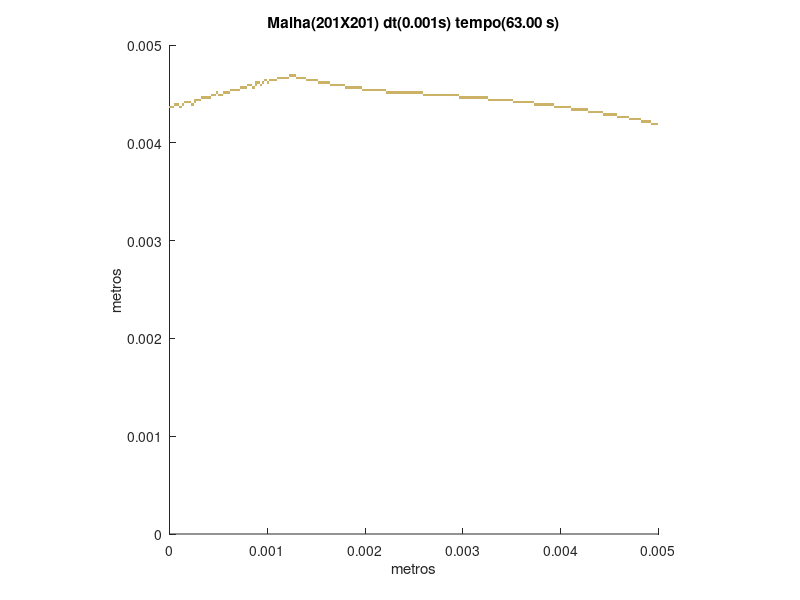

This figure's MATLAB source:
set (gca,'PlotBoxAspectRatio',[1 1 1],'Xlim',[0,0.005],'Ylim',[0,0.005])
hold on
title('Malha(201X201) dt(0.001s) tempo(63.00 s)')
hold on
ylabel('metros')
hold on
xlabel('metros')
hold on

fill([0.00492537313432836 0.00492537313432836 0.00495024875621891 0.00495024875621891],[0.00417910447761194 0.00420398009950249 0.00420398009950249 0.00417910447761194],[0.8,0.7,0.4],'LineStyle','none')

fill([0.00495024875621891 0.00495024875621891 0.00497512437810945 0.00497512437810945],[0.00417910447761194 0.00420398009950249 0.00420398009950249 0.00417910447761194],[0.8,0.7,0.4],'LineStyle','none')

fill([0.00497512437810945 0.00497512437810945 0.005 0.005],[0.00417910447761194 0.00420398009950249 0.00420398009950249 0.00417910447761194],[0.8,0.7,0.4],'LineStyle','none')

fill([0.00482587064676617 0.00482587064676617 0.00485074626865672 0.00485074626865672],[0.00420398009950249 0.00422885572139303 0.00422885572139303 0.00420398009950249],[0.8,0.7,0.4],'LineStyle','none')

fill([0.00485074626865672 0.00485074626865672 0.00487562189054726 0.00487562189054726],[0.00420398009950249 0.00422885572139303 0.00422885572139303 0.00420398009950249],[0.8,0.7,0.4],'LineStyle','none')

fill([0.00487562189054726 0.00487562189054726 0.00490049751243781 0.00490049751243781],[0.00420398009950249 0.00422885572139303 0.00422885572139303 0.00420398009950249],[0.8,0.7,0.4],'LineStyle','none')

fill([0.00490049751243781 0.00490049751243781 0.00492537313432836 0.00492537313432836],[0.00420398009950249 0.00422885572139303 0.00422885572139303 0.00420398009950249],[0.8,0.7,0.4],'LineStyle','none')

fill([0.00470149253731343 0.00470149253731343 0.00472636815920398 0.00472636815920398],[0.00422885572139303 0.00425373134328358 0.00425373134328358 0.00422885572139303],[0.8,0.7,0.4],'LineStyle','none')

fill([0.00472636815920398 0.00472636815920398 0.00475124378109453 0.00475124378109453],[0.00422885572139303 0.00425373134328358 0.00425373134328358 0.00422885572139303],[0.8,0.7,0.4],'LineStyle','none')

fill([0.00475124378109453 0.00475124378109453 0.00477611940298507 0.00477611940298507],[0.00422885572139303 0.00425373134328358 0.00425373134328358 0.00422885572139303],[0.8,0.7,0.4],'LineStyle','none')

fill([0.00477611940298507 0.00477611940298507 0.00480099502487562 0.00480099502487562],[0.00422885572139303 0.00425373134328358 0.00425373134328358 0.00422885572139303],[0.8,0.7,0.4],'LineStyle','none')

fill([0.00480099502487562 0.00480099502487562 0.00482587064676617 0.00482587064676617],[0.00422885572139303 0.00425373134328358 0.00425373134328358 0.00422885572139303],[0.8,0.7,0.4],'LineStyle','none')

fill([0.0045771144278607 0.0045771144278607 0.00460199004975124 0.00460199004975124],[0.00425373134328358 0.00427860696517413 0.00427860696517413 0.00425373134328358],[0.8,0.7,0.4],'LineStyle','none')

fill([0.00460199004975124 0.00460199004975124 0.00462686567164179 0.00462686567164179],[0.00425373134328358 0.00427860696517413 0.00427860696517413 0.00425373134328358],[0.8,0.7,0.4],'LineStyle','none')

fill([0.00462686567164179 0.00462686567164179 0.00465174129353234 0.00465174129353234],[0.00425373134328358 0.00427860696517413 0.00427860696517413 0.00425373134328358],[0.8,0.7,0.4],'LineStyle','none')

fill([0.00465174129353234 0.00465174129353234 0.00467661691542289 0.00467661691542289],[0.00425373134328358 0.00427860696517413 0.00427860696517413 0.00425373134328358],[0.8,0.7,0.4],'LineStyle','none')

fill([0.00467661691542289 0.00467661691542289 0.00470149253731343 0.00470149253731343],[0.00425373134328358 0.00427860696517413 0.00427860696517413 0.00425373134328358],[0.8,0.7,0.4],'LineStyle','none')

fill([0.00442786069651741 0.00442786069651741 0.00445273631840796 0.00445273631840796],[0.00427860696517413 0.00430348258706468 0.00430348258706468 0.00427860696517413],[0.8,0.7,0.4],'LineStyle','none')

fill([0.00445273631840796 0.00445273631840796 0.00447761194029851 0.00447761194029851],[0.00427860696517413 0.00430348258706468 0.00430348258706468 0.00427860696517413],[0.8,0.7,0.4],'LineStyle','none')

fill([0.00447761194029851 0.00447761194029851 0.00450248756218905 0.00450248756218905],[0.00427860696517413 0.00430348258706468 0.00430348258706468 0.00427860696517413],[0.8,0.7,0.4],'LineStyle','none')

fill([0.00450248756218905 0.00450248756218905 0.0045273631840796 0.0045273631840796],[0.00427860696517413 0.00430348258706468 0.00430348258706468 0.00427860696517413],[0.8,0.7,0.4],'LineStyle','none')

fill([0.0045273631840796 0.0045273631840796 0.00455223880597015 0.00455223880597015],[0.00427860696517413 0.00430348258706468 0.00430348258706468 0.00427860696517413],[0.8,0.7,0.4],'LineStyle','none')

fill([0.00455223880597015 0.00455223880597015 0.0045771144278607 0.0045771144278607],[0.00427860696517413 0.00430348258706468 0.00430348258706468 0.00427860696517413],[0.8,0.7,0.4],'LineStyle','none')

fill([0.00427860696517413 0.00427860696517413 0.00430348258706468 0.00430348258706468],[0.00430348258706468 0.00432835820895522 0.00432835820895522 0.00430348258706468],[0.8,0.7,0.4],'LineStyle','none')

fill([0.00430348258706468 0.00430348258706468 0.00432835820895522 0.00432835820895522],[0.00430348258706468 0.00432835820895522 0.00432835820895522 0.00430348258706468],[0.8,0.7,0.4],'LineStyle','none')

fill([0.00432835820895522 0.00432835820895522 0.00435323383084577 0.00435323383084577],[0.00430348258706468 0.00432835820895522 0.00432835820895522 0.00430348258706468],[0.8,0.7,0.4],'LineStyle','none')

fill([0.00435323383084577 0.00435323383084577 0.00437810945273632 0.00437810945273632],[0.00430348258706468 0.00432835820895522 0.00432835820895522 0.00430348258706468],[0.8,0.7,0.4],'LineStyle','none')

fill([0.00437810945273632 0.00437810945273632 0.00440298507462687 0.00440298507462687],[0.00430348258706468 0.00432835820895522 0.00432835820895522 0.00430348258706468],[0.8,0.7,0.4],'LineStyle','none')

fill([0.00440298507462687 0.00440298507462687 0.00442786069651741 0.00442786069651741],[0.00430348258706468 0.00432835820895522 0.00432835820895522 0.00430348258706468],[0.8,0.7,0.4],'LineStyle','none')

fill([0.0041044776119403 0.0041044776119403 0.00412935323383085 0.00412935323383085],[0.00432835820895522 0.00435323383084577 0.00435323383084577 0.00432835820895522],[0.8,0.7,0.4],'LineStyle','none')

fill([0.00412935323383085 0.00412935323383085 0.00415422885572139 0.00415422885572139],[0.00432835820895522 0.00435323383084577 0.00435323383084577 0.00432835820895522],[0.8,0.7,0.4],'LineStyle','none')

fill([0.00415422885572139 0.00415422885572139 0.00417910447761194 0.00417910447761194],[0.00432835820895522 0.00435323383084577 0.00435323383084577 0.00432835820895522],[0.8,0.7,0.4],'LineStyle','none')

fill([0.00417910447761194 0.00417910447761194 0.00420398009950249 0.00420398009950249],[0.00432835820895522 0.00435323383084577 0.00435323383084577 0.00432835820895522],[0.8,0.7,0.4],'LineStyle','none')

fill([0.00420398009950249 0.00420398009950249 0.00422885572139303 0.00422885572139303],[0.00432835820895522 0.00435323383084577 0.00435323383084577 0.00432835820895522],[0.8,0.7,0.4],'LineStyle','none')

fill([0.00422885572139303 0.00422885572139303 0.00425373134328358 0.00425373134328358],[0.00432835820895522 0.00435323383084577 0.00435323383084577 0.00432835820895522],[0.8,0.7,0.4],'LineStyle','none')

fill([0.00425373134328358 0.00425373134328358 0.00427860696517413 0.00427860696517413],[0.00432835820895522 0.00435323383084577 0.00435323383084577 0.00432835820895522],[0.8,0.7,0.4],'LineStyle','none')

fill([0 0 2.48756218905473E-05 2.48756218905473E-05],[0.00435323383084577 0.00437810945273632 0.00437810945273632 0.00435323383084577],[0.8,0.7,0.4],'LineStyle','none')

fill([2.48756218905473E-05 2.48756218905473E-05 4.97512437810945E-05 4.97512437810945E-05],[0.00435323383084577 0.00437810945273632 0.00437810945273632 0.00435323383084577],[0.8,0.7,0.4],'LineStyle','none')

fill([9.95024875621891E-05 9.95024875621891E-05 0.000124378109452736 0.000124378109452736],[0.00435323383084577 0.00437810945273632 0.00437810945273632 0.00435323383084577],[0.8,0.7,0.4],'LineStyle','none')

fill([0.00393034825870647 0.00393034825870647 0.00395522388059701 0.00395522388059701],[0.00435323383084577 0.00437810945273632 0.00437810945273632 0.00435323383084577],[0.8,0.7,0.4],'LineStyle','none')

fill([0.00395522388059701 0.00395522388059701 0.00398009950248756 0.00398009950248756],[0.00435323383084577 0.00437810945273632 0.00437810945273632 0.00435323383084577],[0.8,0.7,0.4],'LineStyle','none')

fill([0.00398009950248756 0.00398009950248756 0.00400497512437811 0.00400497512437811],[0.00435323383084577 0.00437810945273632 0.00437810945273632 0.00435323383084577],[0.8,0.7,0.4],'LineStyle','none')

fill([0.00400497512437811 0.00400497512437811 0.00402985074626866 0.00402985074626866],[0.00435323383084577 0.00437810945273632 0.00437810945273632 0.00435323383084577],[0.8,0.7,0.4],'LineStyle','none')

fill([0.00402985074626866 0.00402985074626866 0.0040547263681592 0.0040547263681592],[0.00435323383084577 0.00437810945273632 0.00437810945273632 0.00435323383084577],[0.8,0.7,0.4],'LineStyle','none')

fill([0.0040547263681592 0.0040547263681592 0.00407960199004975 0.00407960199004975],[0.00435323383084577 0.00437810945273632 0.00437810945273632 0.00435323383084577],[0.8,0.7,0.4],'LineStyle','none')

fill([0.00407960199004975 0.00407960199004975 0.0041044776119403 0.0041044776119403],[0.00435323383084577 0.00437810945273632 0.00437810945273632 0.00435323383084577],[0.8,0.7,0.4],'LineStyle','none')

fill([4.97512437810945E-05 4.97512437810945E-05 7.46268656716418E-05 7.46268656716418E-05],[0.00437810945273632 0.00440298507462687 0.00440298507462687 0.00437810945273632],[0.8,0.7,0.4],'LineStyle','none')

fill([7.46268656716418E-05 7.46268656716418E-05 9.95024875621891E-05 9.95024875621891E-05],[0.00437810945273632 0.00440298507462687 0.00440298507462687 0.00437810945273632],[0.8,0.7,0.4],'LineStyle','none')

fill([0.000124378109452736 0.000124378109452736 0.000149253731343284 0.000149253731343284],[0.00437810945273632 0.00440298507462687 0.00440298507462687 0.00437810945273632],[0.8,0.7,0.4],'LineStyle','none')

fill([0.000223880597014925 0.000223880597014925 0.000248756218905473 0.000248756218905473],[0.00437810945273632 0.00440298507462687 0.00440298507462687 0.00437810945273632],[0.8,0.7,0.4],'LineStyle','none')

fill([0.00373134328358209 0.00373134328358209 0.00375621890547264 0.00375621890547264],[0.00437810945273632 0.00440298507462687 0.00440298507462687 0.00437810945273632],[0.8,0.7,0.4],'LineStyle','none')

fill([0.00375621890547264 0.00375621890547264 0.00378109452736318 0.00378109452736318],[0.00437810945273632 0.00440298507462687 0.00440298507462687 0.00437810945273632],[0.8,0.7,0.4],'LineStyle','none')

fill([0.00378109452736318 0.00378109452736318 0.00380597014925373 0.00380597014925373],[0.00437810945273632 0.00440298507462687 0.00440298507462687 0.00437810945273632],[0.8,0.7,0.4],'LineStyle','none')

fill([0.00380597014925373 0.00380597014925373 0.00383084577114428 0.00383084577114428],[0.00437810945273632 0.00440298507462687 0.00440298507462687 0.00437810945273632],[0.8,0.7,0.4],'LineStyle','none')

fill([0.00383084577114428 0.00383084577114428 0.00385572139303483 0.00385572139303483],[0.00437810945273632 0.00440298507462687 0.00440298507462687 0.00437810945273632],[0.8,0.7,0.4],'LineStyle','none')

fill([0.00385572139303483 0.00385572139303483 0.00388059701492537 0.00388059701492537],[0.00437810945273632 0.00440298507462687 0.00440298507462687 0.00437810945273632],[0.8,0.7,0.4],'LineStyle','none')

fill([0.00388059701492537 0.00388059701492537 0.00390547263681592 0.00390547263681592],[0.00437810945273632 0.00440298507462687 0.00440298507462687 0.00437810945273632],[0.8,0.7,0.4],'LineStyle','none')

fill([0.00390547263681592 0.00390547263681592 0.00393034825870647 0.00393034825870647],[0.00437810945273632 0.00440298507462687 0.00440298507462687 0.00437810945273632],[0.8,0.7,0.4],'LineStyle','none')

fill([0.000149253731343284 0.000149253731343284 0.000174129353233831 0.000174129353233831],[0.00440298507462687 0.00442786069651741 0.00442786069651741 0.00440298507462687],[0.8,0.7,0.4],'LineStyle','none')

fill([0.000174129353233831 0.000174129353233831 0.000199004975124378 0.000199004975124378],[0.00440298507462687 0.00442786069651741 0.00442786069651741 0.00440298507462687],[0.8,0.7,0.4],'LineStyle','none')

fill([0.000199004975124378 0.000199004975124378 0.000223880597014925 0.000223880597014925],[0.00440298507462687 0.00442786069651741 0.00442786069651741 0.00440298507462687],[0.8,0.7,0.4],'LineStyle','none')

fill([0.000248756218905473 0.000248756218905473 0.00027363184079602 0.00027363184079602],[0.00440298507462687 0.00442786069651741 0.00442786069651741 0.00440298507462687],[0.8,0.7,0.4],'LineStyle','none')

fill([0.00350746268656716 0.00350746268656716 0.00353233830845771 0.00353233830845771],[0.00440298507462687 0.00442786069651741 0.00442786069651741 0.00440298507462687],[0.8,0.7,0.4],'LineStyle','none')

fill([0.00353233830845771 0.00353233830845771 0.00355721393034826 0.00355721393034826],[0.00440298507462687 0.00442786069651741 0.00442786069651741 0.00440298507462687],[0.8,0.7,0.4],'LineStyle','none')

fill([0.00355721393034826 0.00355721393034826 0.00358208955223881 0.00358208955223881],[0.00440298507462687 0.00442786069651741 0.00442786069651741 0.00440298507462687],[0.8,0.7,0.4],'LineStyle','none')

fill([0.00358208955223881 0.00358208955223881 0.00360696517412935 0.00360696517412935],[0.00440298507462687 0.00442786069651741 0.00442786069651741 0.00440298507462687],[0.8,0.7,0.4],'LineStyle','none')

fill([0.00360696517412935 0.00360696517412935 0.0036318407960199 0.0036318407960199],[0.00440298507462687 0.00442786069651741 0.00442786069651741 0.00440298507462687],[0.8,0.7,0.4],'LineStyle','none')

fill([0.0036318407960199 0.0036318407960199 0.00365671641791045 0.00365671641791045],[0.00440298507462687 0.00442786069651741 0.00442786069651741 0.00440298507462687],[0.8,0.7,0.4],'LineStyle','none')

fill([0.00365671641791045 0.00365671641791045 0.003681592039801 0.003681592039801],[0.00440298507462687 0.00442786069651741 0.00442786069651741 0.00440298507462687],[0.8,0.7,0.4],'LineStyle','none')

fill([0.003681592039801 0.003681592039801 0.00370646766169154 0.00370646766169154],[0.00440298507462687 0.00442786069651741 0.00442786069651741 0.00440298507462687],[0.8,0.7,0.4],'LineStyle','none')

fill([0.00370646766169154 0.00370646766169154 0.00373134328358209 0.00373134328358209],[0.00440298507462687 0.00442786069651741 0.00442786069651741 0.00440298507462687],[0.8,0.7,0.4],'LineStyle','none')

fill([0.000248756218905473 0.000248756218905473 0.00027363184079602 0.00027363184079602],[0.00442786069651741 0.00445273631840796 0.00445273631840796 0.00442786069651741],[0.8,0.7,0.4],'LineStyle','none')

fill([0.00027363184079602 0.00027363184079602 0.000298507462686567 0.000298507462686567],[0.00442786069651741 0.00445273631840796 0.00445273631840796 0.00442786069651741],[0.8,0.7,0.4],'LineStyle','none')

fill([0.000298507462686567 0.000298507462686567 0.000323383084577114 0.000323383084577114],[0.00442786069651741 0.00445273631840796 0.00445273631840796 0.00442786069651741],[0.8,0.7,0.4],'LineStyle','none')

fill([0.00325870646766169 0.00325870646766169 0.00328358208955224 0.00328358208955224],[0.00442786069651741 0.00445273631840796 0.00445273631840796 0.00442786069651741],[0.8,0.7,0.4],'LineStyle','none')

fill([0.00328358208955224 0.00328358208955224 0.00330845771144279 0.00330845771144279],[0.00442786069651741 0.00445273631840796 0.00445273631840796 0.00442786069651741],[0.8,0.7,0.4],'LineStyle','none')

fill([0.00330845771144279 0.00330845771144279 0.00333333333333333 0.00333333333333333],[0.00442786069651741 0.00445273631840796 0.00445273631840796 0.00442786069651741],[0.8,0.7,0.4],'LineStyle','none')

fill([0.00333333333333333 0.00333333333333333 0.00335820895522388 0.00335820895522388],[0.00442786069651741 0.00445273631840796 0.00445273631840796 0.00442786069651741],[0.8,0.7,0.4],'LineStyle','none')

fill([0.00335820895522388 0.00335820895522388 0.00338308457711443 0.00338308457711443],[0.00442786069651741 0.00445273631840796 0.00445273631840796 0.00442786069651741],[0.8,0.7,0.4],'LineStyle','none')

fill([0.00338308457711443 0.00338308457711443 0.00340796019900498 0.00340796019900498],[0.00442786069651741 0.00445273631840796 0.00445273631840796 0.00442786069651741],[0.8,0.7,0.4],'LineStyle','none')

fill([0.00340796019900498 0.00340796019900498 0.00343283582089552 0.00343283582089552],[0.00442786069651741 0.00445273631840796 0.00445273631840796 0.00442786069651741],[0.8,0.7,0.4],'LineStyle','none')

fill([0.00343283582089552 0.00343283582089552 0.00345771144278607 0.00345771144278607],[0.00442786069651741 0.00445273631840796 0.00445273631840796 0.00442786069651741],[0.8,0.7,0.4],'LineStyle','none')

fill([0.00345771144278607 0.00345771144278607 0.00348258706467662 0.00348258706467662],[0.00442786069651741 0.00445273631840796 0.00445273631840796 0.00442786069651741],[0.8,0.7,0.4],'LineStyle','none')

fill([0.00348258706467662 0.00348258706467662 0.00350746268656716 0.00350746268656716],[0.00442786069651741 0.00445273631840796 0.00445273631840796 0.00442786069651741],[0.8,0.7,0.4],'LineStyle','none')

fill([0.000323383084577114 0.000323383084577114 0.000348258706467662 0.000348258706467662],[0.00445273631840796 0.00447761194029851 0.00447761194029851 0.00445273631840796],[0.8,0.7,0.4],'LineStyle','none')

fill([0.000348258706467662 0.000348258706467662 0.000373134328358209 0.000373134328358209],[0.00445273631840796 0.00447761194029851 0.00447761194029851 0.00445273631840796],[0.8,0.7,0.4],'LineStyle','none')

fill([0.000373134328358209 0.000373134328358209 0.000398009950248756 0.000398009950248756],[0.00445273631840796 0.00447761194029851 0.00447761194029851 0.00445273631840796],[0.8,0.7,0.4],'LineStyle','none')

fill([0.000398009950248756 0.000398009950248756 0.000422885572139303 0.000422885572139303],[0.00445273631840796 0.00447761194029851 0.00447761194029851 0.00445273631840796],[0.8,0.7,0.4],'LineStyle','none')

fill([0.00296019900497512 0.00296019900497512 0.00298507462686567 0.00298507462686567],[0.00445273631840796 0.00447761194029851 0.00447761194029851 0.00445273631840796],[0.8,0.7,0.4],'LineStyle','none')

fill([0.00298507462686567 0.00298507462686567 0.00300995024875622 0.00300995024875622],[0.00445273631840796 0.00447761194029851 0.00447761194029851 0.00445273631840796],[0.8,0.7,0.4],'LineStyle','none')

fill([0.00300995024875622 0.00300995024875622 0.00303482587064677 0.00303482587064677],[0.00445273631840796 0.00447761194029851 0.00447761194029851 0.00445273631840796],[0.8,0.7,0.4],'LineStyle','none')

fill([0.00303482587064677 0.00303482587064677 0.00305970149253731 0.00305970149253731],[0.00445273631840796 0.00447761194029851 0.00447761194029851 0.00445273631840796],[0.8,0.7,0.4],'LineStyle','none')

fill([0.00305970149253731 0.00305970149253731 0.00308457711442786 0.00308457711442786],[0.00445273631840796 0.00447761194029851 0.00447761194029851 0.00445273631840796],[0.8,0.7,0.4],'LineStyle','none')

fill([0.00308457711442786 0.00308457711442786 0.00310945273631841 0.00310945273631841],[0.00445273631840796 0.00447761194029851 0.00447761194029851 0.00445273631840796],[0.8,0.7,0.4],'LineStyle','none')

fill([0.00310945273631841 0.00310945273631841 0.00313432835820896 0.00313432835820896],[0.00445273631840796 0.00447761194029851 0.00447761194029851 0.00445273631840796],[0.8,0.7,0.4],'LineStyle','none')

fill([0.00313432835820896 0.00313432835820896 0.0031592039800995 0.0031592039800995],[0.00445273631840796 0.00447761194029851 0.00447761194029851 0.00445273631840796],[0.8,0.7,0.4],'LineStyle','none')

fill([0.0031592039800995 0.0031592039800995 0.00318407960199005 0.00318407960199005],[0.00445273631840796 0.00447761194029851 0.00447761194029851 0.00445273631840796],[0.8,0.7,0.4],'LineStyle','none')

fill([0.00318407960199005 0.00318407960199005 0.0032089552238806 0.0032089552238806],[0.00445273631840796 0.00447761194029851 0.00447761194029851 0.00445273631840796],[0.8,0.7,0.4],'LineStyle','none')

fill([0.0032089552238806 0.0032089552238806 0.00323383084577114 0.00323383084577114],[0.00445273631840796 0.00447761194029851 0.00447761194029851 0.00445273631840796],[0.8,0.7,0.4],'LineStyle','none')

fill([0.00323383084577114 0.00323383084577114 0.00325870646766169 0.00325870646766169],[0.00445273631840796 0.00447761194029851 0.00447761194029851 0.00445273631840796],[0.8,0.7,0.4],'LineStyle','none')

fill([0.000422885572139303 0.000422885572139303 0.000447761194029851 0.000447761194029851],[0.00447761194029851 0.00450248756218905 0.00450248756218905 0.00447761194029851],[0.8,0.7,0.4],'LineStyle','none')

fill([0.000447761194029851 0.000447761194029851 0.000472636815920398 0.000472636815920398],[0.00447761194029851 0.00450248756218905 0.00450248756218905 0.00447761194029851],[0.8,0.7,0.4],'LineStyle','none')

fill([0.000497512437810945 0.000497512437810945 0.000522388059701492 0.000522388059701492],[0.00447761194029851 0.00450248756218905 0.00450248756218905 0.00447761194029851],[0.8,0.7,0.4],'LineStyle','none')

fill([0.000522388059701492 0.000522388059701492 0.00054726368159204 0.00054726368159204],[0.00447761194029851 0.00450248756218905 0.00450248756218905 0.00447761194029851],[0.8,0.7,0.4],'LineStyle','none')

fill([0.00258706467661692 0.00258706467661692 0.00261194029850746 0.00261194029850746],[0.00447761194029851 0.00450248756218905 0.00450248756218905 0.00447761194029851],[0.8,0.7,0.4],'LineStyle','none')

fill([0.00261194029850746 0.00261194029850746 0.00263681592039801 0.00263681592039801],[0.00447761194029851 0.00450248756218905 0.00450248756218905 0.00447761194029851],[0.8,0.7,0.4],'LineStyle','none')

fill([0.00263681592039801 0.00263681592039801 0.00266169154228856 0.00266169154228856],[0.00447761194029851 0.00450248756218905 0.00450248756218905 0.00447761194029851],[0.8,0.7,0.4],'LineStyle','none')

fill([0.00266169154228856 0.00266169154228856 0.0026865671641791 0.0026865671641791],[0.00447761194029851 0.00450248756218905 0.00450248756218905 0.00447761194029851],[0.8,0.7,0.4],'LineStyle','none')

fill([0.0026865671641791 0.0026865671641791 0.00271144278606965 0.00271144278606965],[0.00447761194029851 0.00450248756218905 0.00450248756218905 0.00447761194029851],[0.8,0.7,0.4],'LineStyle','none')

fill([0.00271144278606965 0.00271144278606965 0.0027363184079602 0.0027363184079602],[0.00447761194029851 0.00450248756218905 0.00450248756218905 0.00447761194029851],[0.8,0.7,0.4],'LineStyle','none')

fill([0.0027363184079602 0.0027363184079602 0.00276119402985075 0.00276119402985075],[0.00447761194029851 0.00450248756218905 0.00450248756218905 0.00447761194029851],[0.8,0.7,0.4],'LineStyle','none')

fill([0.00276119402985075 0.00276119402985075 0.00278606965174129 0.00278606965174129],[0.00447761194029851 0.00450248756218905 0.00450248756218905 0.00447761194029851],[0.8,0.7,0.4],'LineStyle','none')

fill([0.00278606965174129 0.00278606965174129 0.00281094527363184 0.00281094527363184],[0.00447761194029851 0.00450248756218905 0.00450248756218905 0.00447761194029851],[0.8,0.7,0.4],'LineStyle','none')

fill([0.00281094527363184 0.00281094527363184 0.00283582089552239 0.00283582089552239],[0.00447761194029851 0.00450248756218905 0.00450248756218905 0.00447761194029851],[0.8,0.7,0.4],'LineStyle','none')

fill([0.00283582089552239 0.00283582089552239 0.00286069651741294 0.00286069651741294],[0.00447761194029851 0.00450248756218905 0.00450248756218905 0.00447761194029851],[0.8,0.7,0.4],'LineStyle','none')

fill([0.00286069651741294 0.00286069651741294 0.00288557213930348 0.00288557213930348],[0.00447761194029851 0.00450248756218905 0.00450248756218905 0.00447761194029851],[0.8,0.7,0.4],'LineStyle','none')

fill([0.00288557213930348 0.00288557213930348 0.00291044776119403 0.00291044776119403],[0.00447761194029851 0.00450248756218905 0.00450248756218905 0.00447761194029851],[0.8,0.7,0.4],'LineStyle','none')

fill([0.00291044776119403 0.00291044776119403 0.00293532338308458 0.00293532338308458],[0.00447761194029851 0.00450248756218905 0.00450248756218905 0.00447761194029851],[0.8,0.7,0.4],'LineStyle','none')

fill([0.00293532338308458 0.00293532338308458 0.00296019900497512 0.00296019900497512],[0.00447761194029851 0.00450248756218905 0.00450248756218905 0.00447761194029851],[0.8,0.7,0.4],'LineStyle','none')

fill([0.000472636815920398 0.000472636815920398 0.000497512437810945 0.000497512437810945],[0.00450248756218905 0.0045273631840796 0.0045273631840796 0.00450248756218905],[0.8,0.7,0.4],'LineStyle','none')

fill([0.00054726368159204 0.00054726368159204 0.000572139303482587 0.000572139303482587],[0.00450248756218905 0.0045273631840796 0.0045273631840796 0.00450248756218905],[0.8,0.7,0.4],'LineStyle','none')

fill([0.000572139303482587 0.000572139303482587 0.000597014925373134 0.000597014925373134],[0.00450248756218905 0.0045273631840796 0.0045273631840796 0.00450248756218905],[0.8,0.7,0.4],'LineStyle','none')

fill([0.000597014925373134 0.000597014925373134 0.000621890547263682 0.000621890547263682],[0.00450248756218905 0.0045273631840796 0.0045273631840796 0.00450248756218905],[0.8,0.7,0.4],'LineStyle','none')

fill([0.00221393034825871 0.00221393034825871 0.00223880597014925 0.00223880597014925],[0.00450248756218905 0.0045273631840796 0.0045273631840796 0.00450248756218905],[0.8,0.7,0.4],'LineStyle','none')

fill([0.00223880597014925 0.00223880597014925 0.0022636815920398 0.0022636815920398],[0.00450248756218905 0.0045273631840796 0.0045273631840796 0.00450248756218905],[0.8,0.7,0.4],'LineStyle','none')

fill([0.0022636815920398 0.0022636815920398 0.00228855721393035 0.00228855721393035],[0.00450248756218905 0.0045273631840796 0.0045273631840796 0.00450248756218905],[0.8,0.7,0.4],'LineStyle','none')

fill([0.00228855721393035 0.00228855721393035 0.0023134328358209 0.0023134328358209],[0.00450248756218905 0.0045273631840796 0.0045273631840796 0.00450248756218905],[0.8,0.7,0.4],'LineStyle','none')

fill([0.0023134328358209 0.0023134328358209 0.00233830845771144 0.00233830845771144],[0.00450248756218905 0.0045273631840796 0.0045273631840796 0.00450248756218905],[0.8,0.7,0.4],'LineStyle','none')

fill([0.00233830845771144 0.00233830845771144 0.00236318407960199 0.00236318407960199],[0.00450248756218905 0.0045273631840796 0.0045273631840796 0.00450248756218905],[0.8,0.7,0.4],'LineStyle','none')

fill([0.00236318407960199 0.00236318407960199 0.00238805970149254 0.00238805970149254],[0.00450248756218905 0.0045273631840796 0.0045273631840796 0.00450248756218905],[0.8,0.7,0.4],'LineStyle','none')

fill([0.00238805970149254 0.00238805970149254 0.00241293532338308 0.00241293532338308],[0.00450248756218905 0.0045273631840796 0.0045273631840796 0.00450248756218905],[0.8,0.7,0.4],'LineStyle','none')

fill([0.00241293532338308 0.00241293532338308 0.00243781094527363 0.00243781094527363],[0.00450248756218905 0.0045273631840796 0.0045273631840796 0.00450248756218905],[0.8,0.7,0.4],'LineStyle','none')

fill([0.00243781094527363 0.00243781094527363 0.00246268656716418 0.00246268656716418],[0.00450248756218905 0.0045273631840796 0.0045273631840796 0.00450248756218905],[0.8,0.7,0.4],'LineStyle','none')

fill([0.00246268656716418 0.00246268656716418 0.00248756218905473 0.00248756218905473],[0.00450248756218905 0.0045273631840796 0.0045273631840796 0.00450248756218905],[0.8,0.7,0.4],'LineStyle','none')

fill([0.00248756218905473 0.00248756218905473 0.00251243781094527 0.00251243781094527],[0.00450248756218905 0.0045273631840796 0.0045273631840796 0.00450248756218905],[0.8,0.7,0.4],'LineStyle','none')

fill([0.00251243781094527 0.00251243781094527 0.00253731343283582 0.00253731343283582],[0.00450248756218905 0.0045273631840796 0.0045273631840796 0.00450248756218905],[0.8,0.7,0.4],'LineStyle','none')

fill([0.00253731343283582 0.00253731343283582 0.00256218905472637 0.00256218905472637],[0.00450248756218905 0.0045273631840796 0.0045273631840796 0.00450248756218905],[0.8,0.7,0.4],'LineStyle','none')

fill([0.00256218905472637 0.00256218905472637 0.00258706467661692 0.00258706467661692],[0.00450248756218905 0.0045273631840796 0.0045273631840796 0.00450248756218905],[0.8,0.7,0.4],'LineStyle','none')

fill([0.000621890547263682 0.000621890547263682 0.000646766169154229 0.000646766169154229],[0.0045273631840796 0.00455223880597015 0.00455223880597015 0.0045273631840796],[0.8,0.7,0.4],'LineStyle','none')

fill([0.000646766169154229 0.000646766169154229 0.000671641791044776 0.000671641791044776],[0.0045273631840796 0.00455223880597015 0.00455223880597015 0.0045273631840796],[0.8,0.7,0.4],'LineStyle','none')

fill([0.000671641791044776 0.000671641791044776 0.000696517412935323 0.000696517412935323],[0.0045273631840796 0.00455223880597015 0.00455223880597015 0.0045273631840796],[0.8,0.7,0.4],'LineStyle','none')

fill([0.000696517412935323 0.000696517412935323 0.000721393034825871 0.000721393034825871],[0.0045273631840796 0.00455223880597015 0.00455223880597015 0.0045273631840796],[0.8,0.7,0.4],'LineStyle','none')

fill([0.00196517412935323 0.00196517412935323 0.00199004975124378 0.00199004975124378],[0.0045273631840796 0.00455223880597015 0.00455223880597015 0.0045273631840796],[0.8,0.7,0.4],'LineStyle','none')

fill([0.00199004975124378 0.00199004975124378 0.00201492537313433 0.00201492537313433],[0.0045273631840796 0.00455223880597015 0.00455223880597015 0.0045273631840796],[0.8,0.7,0.4],'LineStyle','none')

fill([0.00201492537313433 0.00201492537313433 0.00203980099502488 0.00203980099502488],[0.0045273631840796 0.00455223880597015 0.00455223880597015 0.0045273631840796],[0.8,0.7,0.4],'LineStyle','none')

fill([0.00203980099502488 0.00203980099502488 0.00206467661691542 0.00206467661691542],[0.0045273631840796 0.00455223880597015 0.00455223880597015 0.0045273631840796],[0.8,0.7,0.4],'LineStyle','none')

fill([0.00206467661691542 0.00206467661691542 0.00208955223880597 0.00208955223880597],[0.0045273631840796 0.00455223880597015 0.00455223880597015 0.0045273631840796],[0.8,0.7,0.4],'LineStyle','none')

fill([0.00208955223880597 0.00208955223880597 0.00211442786069652 0.00211442786069652],[0.0045273631840796 0.00455223880597015 0.00455223880597015 0.0045273631840796],[0.8,0.7,0.4],'LineStyle','none')

fill([0.00211442786069652 0.00211442786069652 0.00213930348258706 0.00213930348258706],[0.0045273631840796 0.00455223880597015 0.00455223880597015 0.0045273631840796],[0.8,0.7,0.4],'LineStyle','none')

fill([0.00213930348258706 0.00213930348258706 0.00216417910447761 0.00216417910447761],[0.0045273631840796 0.00455223880597015 0.00455223880597015 0.0045273631840796],[0.8,0.7,0.4],'LineStyle','none')

fill([0.00216417910447761 0.00216417910447761 0.00218905472636816 0.00218905472636816],[0.0045273631840796 0.00455223880597015 0.00455223880597015 0.0045273631840796],[0.8,0.7,0.4],'LineStyle','none')

fill([0.00218905472636816 0.00218905472636816 0.00221393034825871 0.00221393034825871],[0.0045273631840796 0.00455223880597015 0.00455223880597015 0.0045273631840796],[0.8,0.7,0.4],'LineStyle','none')

fill([0.000721393034825871 0.000721393034825871 0.000746268656716418 0.000746268656716418],[0.00455223880597015 0.0045771144278607 0.0045771144278607 0.00455223880597015],[0.8,0.7,0.4],'LineStyle','none')

fill([0.000746268656716418 0.000746268656716418 0.000771144278606965 0.000771144278606965],[0.00455223880597015 0.0045771144278607 0.0045771144278607 0.00455223880597015],[0.8,0.7,0.4],'LineStyle','none')

fill([0.000771144278606965 0.000771144278606965 0.000796019900497512 0.000796019900497512],[0.00455223880597015 0.0045771144278607 0.0045771144278607 0.00455223880597015],[0.8,0.7,0.4],'LineStyle','none')

fill([0.000845771144278607 0.000845771144278607 0.000870646766169154 0.000870646766169154],[0.00455223880597015 0.0045771144278607 0.0045771144278607 0.00455223880597015],[0.8,0.7,0.4],'LineStyle','none')

fill([0.0017910447761194 0.0017910447761194 0.00181592039800995 0.00181592039800995],[0.00455223880597015 0.0045771144278607 0.0045771144278607 0.00455223880597015],[0.8,0.7,0.4],'LineStyle','none')

fill([0.00181592039800995 0.00181592039800995 0.0018407960199005 0.0018407960199005],[0.00455223880597015 0.0045771144278607 0.0045771144278607 0.00455223880597015],[0.8,0.7,0.4],'LineStyle','none')

fill([0.0018407960199005 0.0018407960199005 0.00186567164179104 0.00186567164179104],[0.00455223880597015 0.0045771144278607 0.0045771144278607 0.00455223880597015],[0.8,0.7,0.4],'LineStyle','none')

fill([0.00186567164179104 0.00186567164179104 0.00189054726368159 0.00189054726368159],[0.00455223880597015 0.0045771144278607 0.0045771144278607 0.00455223880597015],[0.8,0.7,0.4],'LineStyle','none')

fill([0.00189054726368159 0.00189054726368159 0.00191542288557214 0.00191542288557214],[0.00455223880597015 0.0045771144278607 0.0045771144278607 0.00455223880597015],[0.8,0.7,0.4],'LineStyle','none')

fill([0.00191542288557214 0.00191542288557214 0.00194029850746269 0.00194029850746269],[0.00455223880597015 0.0045771144278607 0.0045771144278607 0.00455223880597015],[0.8,0.7,0.4],'LineStyle','none')

fill([0.00194029850746269 0.00194029850746269 0.00196517412935323 0.00196517412935323],[0.00455223880597015 0.0045771144278607 0.0045771144278607 0.00455223880597015],[0.8,0.7,0.4],'LineStyle','none')

fill([0.000796019900497512 0.000796019900497512 0.00082089552238806 0.00082089552238806],[0.0045771144278607 0.00460199004975124 0.00460199004975124 0.0045771144278607],[0.8,0.7,0.4],'LineStyle','none')

fill([0.00082089552238806 0.00082089552238806 0.000845771144278607 0.000845771144278607],[0.0045771144278607 0.00460199004975124 0.00460199004975124 0.0045771144278607],[0.8,0.7,0.4],'LineStyle','none')

fill([0.000870646766169154 0.000870646766169154 0.000895522388059702 0.000895522388059702],[0.0045771144278607 0.00460199004975124 0.00460199004975124 0.0045771144278607],[0.8,0.7,0.4],'LineStyle','none')

fill([0.000920398009950249 0.000920398009950249 0.000945273631840796 0.000945273631840796],[0.0045771144278607 0.00460199004975124 0.00460199004975124 0.0045771144278607],[0.8,0.7,0.4],'LineStyle','none')

fill([0.00164179104477612 0.00164179104477612 0.00166666666666667 0.00166666666666667],[0.0045771144278607 0.00460199004975124 0.00460199004975124 0.0045771144278607],[0.8,0.7,0.4],'LineStyle','none')

fill([0.00166666666666667 0.00166666666666667 0.00169154228855721 0.00169154228855721],[0.0045771144278607 0.00460199004975124 0.00460199004975124 0.0045771144278607],[0.8,0.7,0.4],'LineStyle','none')

fill([0.00169154228855721 0.00169154228855721 0.00171641791044776 0.00171641791044776],[0.0045771144278607 0.00460199004975124 0.00460199004975124 0.0045771144278607],[0.8,0.7,0.4],'LineStyle','none')

fill([0.00171641791044776 0.00171641791044776 0.00174129353233831 0.00174129353233831],[0.0045771144278607 0.00460199004975124 0.00460199004975124 0.0045771144278607],[0.8,0.7,0.4],'LineStyle','none')

fill([0.00174129353233831 0.00174129353233831 0.00176616915422886 0.00176616915422886],[0.0045771144278607 0.00460199004975124 0.00460199004975124 0.0045771144278607],[0.8,0.7,0.4],'LineStyle','none')

fill([0.00176616915422886 0.00176616915422886 0.0017910447761194 0.0017910447761194],[0.0045771144278607 0.00460199004975124 0.00460199004975124 0.0045771144278607],[0.8,0.7,0.4],'LineStyle','none')

fill([0.000870646766169154 0.000870646766169154 0.000895522388059702 0.000895522388059702],[0.00460199004975124 0.00462686567164179 0.00462686567164179 0.00460199004975124],[0.8,0.7,0.4],'LineStyle','none')

fill([0.000895522388059702 0.000895522388059702 0.000920398009950249 0.000920398009950249],[0.00460199004975124 0.00462686567164179 0.00462686567164179 0.00460199004975124],[0.8,0.7,0.4],'LineStyle','none')

fill([0.000945273631840796 0.000945273631840796 0.000970149253731343 0.000970149253731343],[0.00460199004975124 0.00462686567164179 0.00462686567164179 0.00460199004975124],[0.8,0.7,0.4],'LineStyle','none')

fill([0.00099502487562189 0.00099502487562189 0.00101990049751244 0.00101990049751244],[0.00460199004975124 0.00462686567164179 0.00462686567164179 0.00460199004975124],[0.8,0.7,0.4],'LineStyle','none')

fill([0.00151741293532338 0.00151741293532338 0.00154228855721393 0.00154228855721393],[0.00460199004975124 0.00462686567164179 0.00462686567164179 0.00460199004975124],[0.8,0.7,0.4],'LineStyle','none')

fill([0.00154228855721393 0.00154228855721393 0.00156716417910448 0.00156716417910448],[0.00460199004975124 0.00462686567164179 0.00462686567164179 0.00460199004975124],[0.8,0.7,0.4],'LineStyle','none')

fill([0.00156716417910448 0.00156716417910448 0.00159203980099502 0.00159203980099502],[0.00460199004975124 0.00462686567164179 0.00462686567164179 0.00460199004975124],[0.8,0.7,0.4],'LineStyle','none')

fill([0.00159203980099502 0.00159203980099502 0.00161691542288557 0.00161691542288557],[0.00460199004975124 0.00462686567164179 0.00462686567164179 0.00460199004975124],[0.8,0.7,0.4],'LineStyle','none')

fill([0.00161691542288557 0.00161691542288557 0.00164179104477612 0.00164179104477612],[0.00460199004975124 0.00462686567164179 0.00462686567164179 0.00460199004975124],[0.8,0.7,0.4],'LineStyle','none')

fill([0.000970149253731343 0.000970149253731343 0.00099502487562189 0.00099502487562189],[0.00462686567164179 0.00465174129353234 0.00465174129353234 0.00462686567164179],[0.8,0.7,0.4],'LineStyle','none')

fill([0.00101990049751244 0.00101990049751244 0.00104477611940298 0.00104477611940298],[0.00462686567164179 0.00465174129353234 0.00465174129353234 0.00462686567164179],[0.8,0.7,0.4],'LineStyle','none')

fill([0.00104477611940298 0.00104477611940298 0.00106965174129353 0.00106965174129353],[0.00462686567164179 0.00465174129353234 0.00465174129353234 0.00462686567164179],[0.8,0.7,0.4],'LineStyle','none')

fill([0.00106965174129353 0.00106965174129353 0.00109452736318408 0.00109452736318408],[0.00462686567164179 0.00465174129353234 0.00465174129353234 0.00462686567164179],[0.8,0.7,0.4],'LineStyle','none')

fill([0.00139303482587065 0.00139303482587065 0.00141791044776119 0.00141791044776119],[0.00462686567164179 0.00465174129353234 0.00465174129353234 0.00462686567164179],[0.8,0.7,0.4],'LineStyle','none')

fill([0.00141791044776119 0.00141791044776119 0.00144278606965174 0.00144278606965174],[0.00462686567164179 0.00465174129353234 0.00465174129353234 0.00462686567164179],[0.8,0.7,0.4],'LineStyle','none')

fill([0.00144278606965174 0.00144278606965174 0.00146766169154229 0.00146766169154229],[0.00462686567164179 0.00465174129353234 0.00465174129353234 0.00462686567164179],[0.8,0.7,0.4],'LineStyle','none')

fill([0.00146766169154229 0.00146766169154229 0.00149253731343284 0.00149253731343284],[0.00462686567164179 0.00465174129353234 0.00465174129353234 0.00462686567164179],[0.8,0.7,0.4],'LineStyle','none')

fill([0.00149253731343284 0.00149253731343284 0.00151741293532338 0.00151741293532338],[0.00462686567164179 0.00465174129353234 0.00465174129353234 0.00462686567164179],[0.8,0.7,0.4],'LineStyle','none')

fill([0.00109452736318408 0.00109452736318408 0.00111940298507463 0.00111940298507463],[0.00465174129353234 0.00467661691542289 0.00467661691542289 0.00465174129353234],[0.8,0.7,0.4],'LineStyle','none')

fill([0.00111940298507463 0.00111940298507463 0.00114427860696517 0.00114427860696517],[0.00465174129353234 0.00467661691542289 0.00467661691542289 0.00465174129353234],[0.8,0.7,0.4],'LineStyle','none')

fill([0.00114427860696517 0.00114427860696517 0.00116915422885572 0.00116915422885572],[0.00465174129353234 0.00467661691542289 0.00467661691542289 0.00465174129353234],[0.8,0.7,0.4],'LineStyle','none')

fill([0.00116915422885572 0.00116915422885572 0.00119402985074627 0.00119402985074627],[0.00465174129353234 0.00467661691542289 0.00467661691542289 0.00465174129353234],[0.8,0.7,0.4],'LineStyle','none')

fill([0.00119402985074627 0.00119402985074627 0.00121890547263682 0.00121890547263682],[0.00465174129353234 0.00467661691542289 0.00467661691542289 0.00465174129353234],[0.8,0.7,0.4],'LineStyle','none')

fill([0.00129353233830846 0.00129353233830846 0.001318407960199 0.001318407960199],[0.00465174129353234 0.00467661691542289 0.00467661691542289 0.00465174129353234],[0.8,0.7,0.4],'LineStyle','none')

fill([0.001318407960199 0.001318407960199 0.00134328358208955 0.00134328358208955],[0.00465174129353234 0.00467661691542289 0.00467661691542289 0.00465174129353234],[0.8,0.7,0.4],'LineStyle','none')

fill([0.00134328358208955 0.00134328358208955 0.0013681592039801 0.0013681592039801],[0.00465174129353234 0.00467661691542289 0.00467661691542289 0.00465174129353234],[0.8,0.7,0.4],'LineStyle','none')

fill([0.0013681592039801 0.0013681592039801 0.00139303482587065 0.00139303482587065],[0.00465174129353234 0.00467661691542289 0.00467661691542289 0.00465174129353234],[0.8,0.7,0.4],'LineStyle','none')

fill([0.00121890547263682 0.00121890547263682 0.00124378109452736 0.00124378109452736],[0.00467661691542289 0.00470149253731343 0.00470149253731343 0.00467661691542289],[0.8,0.7,0.4],'LineStyle','none')

fill([0.00124378109452736 0.00124378109452736 0.00126865671641791 0.00126865671641791],[0.00467661691542289 0.00470149253731343 0.00470149253731343 0.00467661691542289],[0.8,0.7,0.4],'LineStyle','none')

fill([0.00126865671641791 0.00126865671641791 0.00129353233830846 0.00129353233830846],[0.00467661691542289 0.00470149253731343 0.00470149253731343 0.00467661691542289],[0.8,0.7,0.4],'LineStyle','none')
